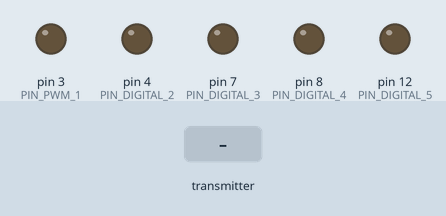
Simulated run of this sketch. Board: Arduino Uno, built with avr-gcc and run on an emulated ATmega328P. Parts: output pins drawn as LEDs (lit = HIGH). The test bench sets the inputs (shaded band).

Above: at 1.2 s.
1.3 s: the transmitter starts sending readChannel.1 = 1000
At 1.9 s:
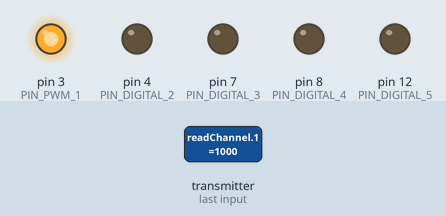
2.8 s: the transmitter starts sending readChannel.1 = 1250
At 4.1 s:
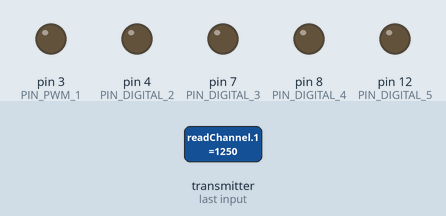
Timing chart, 0 to 5.8 s (numbered marks = the images above; inputs shaded):
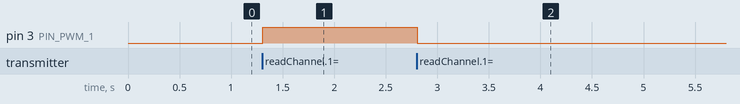

Measured:
- after the input at 1.3 s, pin 3 (PIN_PWM_1): LOW → HIGH at once
- after the input at 2.8 s, pin 3 (PIN_PWM_1): HIGH → LOW at once

The sketch:

basic_controls_turret.ino
```cpp
#include <IBusBM.h>
#include <Servo.h>

// TODO: Handle case when no IBus Signal (RX Switched On state)

IBusBM IBus; // IBus object
Servo list_servo[2];
uint8_t PIN_PWM_1 = 3;
uint8_t PIN_PWM_2 = 5;
uint8_t PIN_PWM_3 = 6;
uint8_t PIN_PWM_4 = 9;
uint8_t PIN_PWM_5 = 10;
uint8_t PIN_PWM_6 = 11;
uint8_t PIN_DIGITAL_1 = 2;
uint8_t PIN_DIGITAL_2 = 4;
uint8_t PIN_DIGITAL_3 = 7;
uint8_t PIN_DIGITAL_4 = 8;
uint8_t PIN_DIGITAL_5 = 12;
uint8_t PIN_DIGITAL_LED = 13;

uint8_t FS_CHANNEL_1 = 0;
uint8_t FS_CHANNEL_2 = 1;
uint8_t FS_CHANNEL_3 = 2;
uint8_t FS_CHANNEL_4 = 3;
uint8_t FS_CHANNEL_5 = 4;
uint8_t FS_CHANNEL_6 = 5;
uint8_t FS_CHANNEL_7 = 6;
uint8_t FS_CHANNEL_8 = 7;
uint8_t FS_CHANNEL_9 = 8;
uint8_t FS_CHANNEL_10 = 9;
uint8_t LIST_FS_CHANNEL[10] = {
  FS_CHANNEL_1,
  FS_CHANNEL_2,
  FS_CHANNEL_3,
  FS_CHANNEL_4,
  FS_CHANNEL_5,
  FS_CHANNEL_6,
  FS_CHANNEL_7,
  FS_CHANNEL_8,
  FS_CHANNEL_9,
  FS_CHANNEL_10
};

uint8_t FS_CHANNEL_PUMP = FS_CHANNEL_2;
uint8_t PIN_DIGITAL_PUMP = PIN_PWM_1;
uint8_t LIST_FS_CHANNEL_RELAY[4] = {
  FS_CHANNEL_7,
  FS_CHANNEL_8,
  FS_CHANNEL_9,
  FS_CHANNEL_10
};
uint8_t LIST_PIN_DIGITAL_RELAY[4] = {
  PIN_DIGITAL_2,
  PIN_DIGITAL_3,
  PIN_DIGITAL_4,
  PIN_DIGITAL_5
};
uint16_t LIST_FS_VALUES[10] = {0}; // all elements 0

void setup() {
  pinMode(PIN_DIGITAL_PUMP, OUTPUT);
  digitalWrite(PIN_DIGITAL_PUMP, LOW);

  for (int i = 0; i < sizeof(LIST_PIN_DIGITAL_RELAY); i++) {
    pinMode(LIST_PIN_DIGITAL_RELAY[i], OUTPUT);
    digitalWrite(LIST_PIN_DIGITAL_RELAY[i], LOW);
  }

  IBus.begin(Serial);    // iBUS connected to Serial0 - change to Serial1 or Serial2 port when required
  Serial.println("Start IBus2PWM");
}

int transform_us_to_255(int value) {
  if(value > 0){
    /* Transform 1000us to 2000us values from flysky RX to -255 to 255 */
    float result = (value - 1000.0) * 255 / 1000;
    int result_int = round(result);
    return result_int;
  }
  else {
    return 0;
  }
}

uint16_t transform_us_to_01(uint16_t value, uint16_t threshold) {
  if(value > 0){
    if (value > threshold) {
      return 1;
    }
    else {
      return 0;
    }
  }
  else {
    return 0;
  }
}

uint16_t transform_us_to_012(uint16_t value, uint16_t threshold_high, uint16_t threshold_low) {
  if(value > 0){
    if (value > threshold_high) {
      return 2;
    }
    else if (value < threshold_low)
    {
      return 0;
    }
    else {
      return 1;
    }
  }
  else {
    return 0;
  }
}

void control_pump() {
  uint16_t value = LIST_FS_VALUES[FS_CHANNEL_PUMP];
  value = transform_us_to_01(value, 1200);
  if(value){
    // If signal low, turn off pump
    digitalWrite(PIN_DIGITAL_PUMP, LOW);
    digitalWrite(PIN_DIGITAL_LED, LOW);
  }
  else {
    // If signal high, turn on pump
    digitalWrite(PIN_DIGITAL_PUMP, HIGH);
    digitalWrite(PIN_DIGITAL_LED, HIGH);
  }
}

void control_relays() {
  for (int i = 0; i < sizeof(LIST_FS_CHANNEL_RELAY); i++) {
    uint16_t value = LIST_FS_VALUES[LIST_FS_CHANNEL_RELAY[i]];
    value = transform_us_to_012(value, 1750, 1250);
    if(value){
      digitalWrite(LIST_PIN_DIGITAL_RELAY[i], HIGH);
    }
    else {
      digitalWrite(LIST_PIN_DIGITAL_RELAY[i], LOW);
    }
  }
}

void loop() {
  int bool_changed = 0;
  uint16_t value_raw;
  // Load values into list_value_raw
  for (int i = 0; i < sizeof(LIST_FS_CHANNEL); i++) {
    value_raw = IBus.readChannel(i); // get latest value for servo channel 1
    if (value_raw > 0 && LIST_FS_VALUES[i] != value_raw) {
      bool_changed = 1;
      LIST_FS_VALUES[i] = value_raw;
    }
  }

  // Relay control
  if(bool_changed) {
    bool_changed = 0;
    // Pump control
    control_pump();
    // Relay control
    control_relays();
    //print
    for (int i = 0; i < sizeof(LIST_FS_CHANNEL); i++) {
      Serial.print("CH");
      Serial.print(LIST_FS_CHANNEL[i]);
      Serial.print("=");
      Serial.print(LIST_FS_VALUES[i]);
      Serial.print(" ");
    }
    Serial.println("");
  }
}
```
